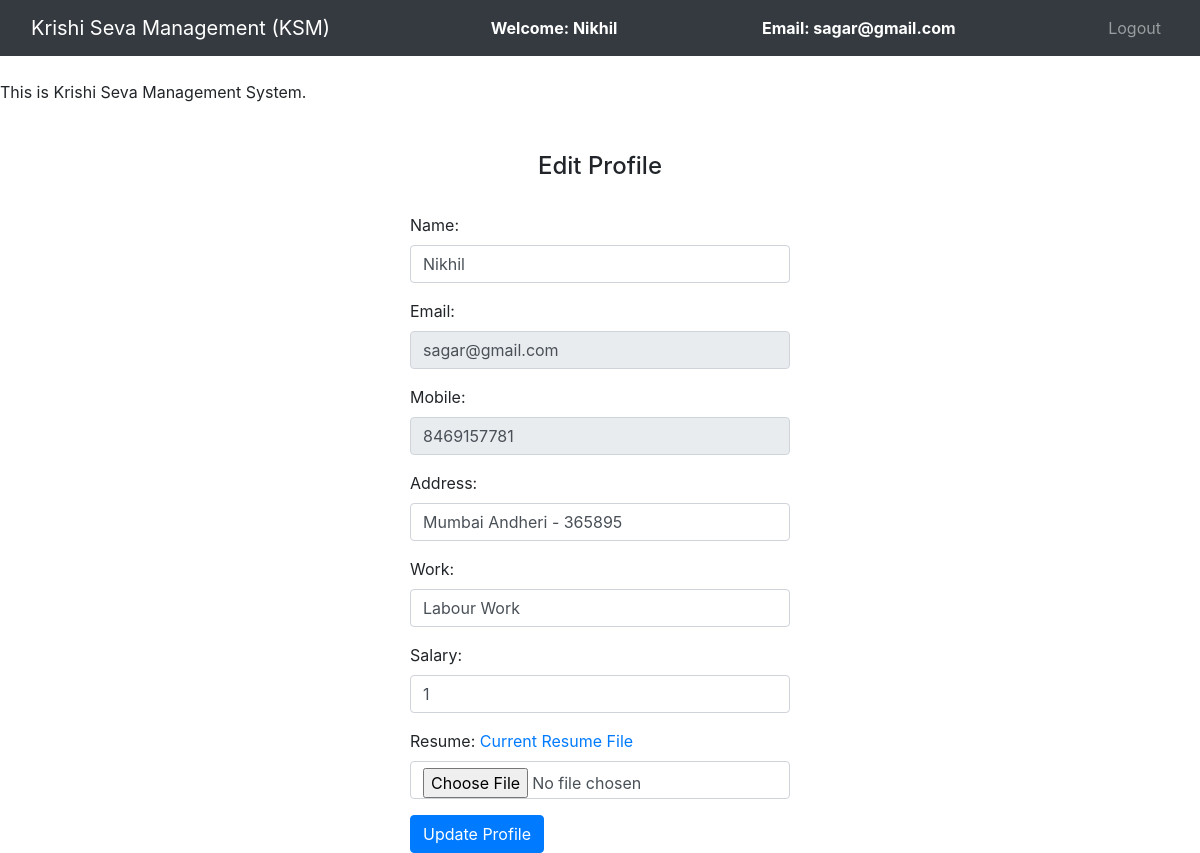
The app's page /supplier/update_worker.php (signed in) with its own data.
### tables this page shows
CREATE TABLE `worker_register` (
  `id` int(11) NOT NULL,
  `name` varchar(100) NOT NULL,
  `email` varchar(100) NOT NULL,
  `password` varchar(20) NOT NULL,
  `address` varchar(100) NOT NULL,
  `contact` varchar(100) NOT NULL,
  `resume` varchar(100) NOT NULL,
  `work` varchar(100) NOT NULL,
  `salary` varchar(100) NOT NULL
);

### supplier/update_worker.php (the view, shortened to what this page needs)
 <?php
	include '../db_connect.php';
	$name = "";
	$email= "";
	$address = "";
    $contact="";
    $resume="";
    $work="";
    $salary="";
	$query = "select * from worker_register where email='$_SESSION[email]'";
	$query_run = mysqli_query($connection,$query);
	while ($row = mysqli_fetch_assoc($query_run)){
		$name = $row['name'];
		$email = $row['email'];
        $address = $row['address'];
		$contact = $row['contact'];
        $resume=$row['resume'];
        $work=$row['work'];
        $salary=$row['salary'];
	}
?>
<!DOCTYPE html>
<html>
<head>
	<link rel="stylesheet" type="text/css" href="../bootstrap-4.4.1/css/bootstrap.min.css">
</head>
<body>
	<nav class="navbar navbar-expand-lg navbar-dark bg-dark">
		<div class="container-fluid">
			<div class="navbar-header">
				<a class="navbar-brand" href="admin_dashboard.php">Krishi Seva Management (KSM)</a>
			</div>
			<font style="color: white"><span><strong>Welcome: <?php echo $_SESSION['name'];?></strong></span></font>
			<font style="color: white"><span><strong>Email: <?php echo $_SESSION['email'];?></strong></font>
		    <ul class="nav navbar-nav navbar-right">
		      <li class="nav-item">
		        <a class="nav-link" href="../logout.php">Logout</a>
		      </li>
		    </ul>
		</div>
	</nav><br>
	<span><marquee>This is Krishi Seva Management System.</marquee></span><br><br>
		<center><h4>Edit Profile</h4><br></center>
		<div class="row">
			<div class="col-md-4"></div>
			<div class="col-md-4">
            <form action="" method="post" enctype="multipart/form-data">
  <div class="form-group">
    <label for="name">Name:</label>
    <input type="text" class="form-control" name="name" value="<?php echo $name;?>">
  </div>
  <div class="form-group">
    <label for="email">Email:</label>
    <input type="text" name="email" class="form-control" value="<?php echo $email;?>" readonly>
  </div>
  <div class="form-group">
    <label for="mobile">Mobile:</label>
    <input type="text" name="contact" class="form-control" value="<?php echo $contact;?>" readonly>
  </div>
  <div class="form-group">
    <label for="email">Address:</label>
    <input type="text" name="address" class="form-control" value="<?php echo $address;?>">
  </div>
  <div class="form-group">
    <label for="email">Work:</label>
    <input type="text" name="work" class="form-control" value="<?php echo $work;?>">
  </div>
  <div class="form-group">
    <label for="email">Salary:</label>
    <input type="text" name="salary" class="form-control" value="<?php echo $salary;?>">
  </div>
  <div class="form-group">
    <label for="resume">Resume:</label>
    <?php if (!empty($resume)) { ?>
      <td><a href="<?php echo $resume; ?>" target="_gokul">Current Resume File</a></td>
    <?php } ?>
    <input type="file" name="resume" class="form-control">
  </div>
  <button type="submit" name="update" class="btn btn-primary">Update Profile</button>
</form>
			</div>
			<div class="col-md-4"></div>
		</div>
</body>
</html>

### records on screen
worker_register: name "Nikhil", email "sagar@gmail.com", contact "8469157781", address "Mumbai Andheri - 365895", work "Labour Work", salary "1"

### other values on screen
$_SESSION['name'] "Nikhil"
$_SESSION['email'] "sagar@gmail.com"
